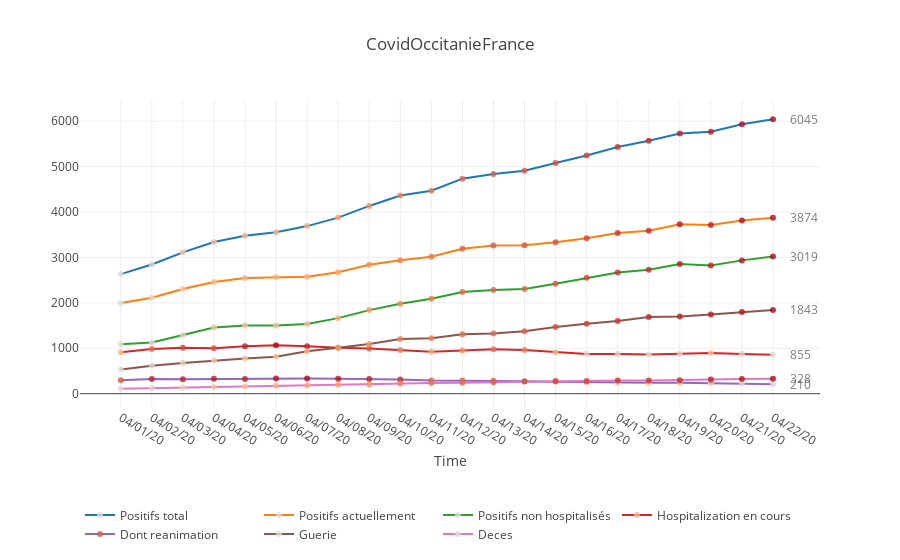

Source (notebook cell):
### Code cell
trace_positive, annotations1 = create_2d_plot(plot_df=df, x_name="Date", y_name="Positifs total")
trace_positive_a, annotations2 = create_2d_plot(plot_df=df, x_name="Date", y_name="Positifs actuellement")
trace_positive_maison, annotations3 = create_2d_plot(plot_df=df, x_name="Date", y_name="Positifs non hospitalisés")
trace_positive_hopital, annotations4 = create_2d_plot(plot_df=df, x_name="Date", y_name="Hospitalization en cours")
trace_positive_hopital_reanimation, annotations5 = create_2d_plot(plot_df=df, x_name="Date", y_name="Dont reanimation")
trace_guerie, annotations6 = create_2d_plot(plot_df=df, x_name="Date", y_name="Guerie")
trace_deces, annotations7 = create_2d_plot(plot_df=df, x_name="Date", y_name="Deces")

data = [trace_positive, trace_positive_a, trace_positive_maison, trace_positive_hopital, trace_positive_hopital_reanimation, trace_guerie, trace_deces]

annotations = annotations1[len(annotations1) - 1:] \
    + annotations2[len(annotations2) - 1:] \
    + annotations3[len(annotations3) - 1:] \
    + annotations4[len(annotations4) - 1:] \
    + annotations5[len(annotations5) - 1:] \
    + annotations6[len(annotations6) - 1:] \
    + annotations7[len(annotations7) - 1:]

layout = go.Layout(
    title=f"CovidOccitanieFrance",
    xaxis=dict(title="Time"),
#     yaxis=dict(title="),
    annotations=annotations,
    showlegend=True,
    legend=dict(orientation="h", y = -0.3, yanchor="top")
) 
fig = go.Figure(data=data, layout=layout)
    
iplot(fig, filename="covid19-Occitanie")

### Figure 1 — Plotly figure (JSON) as saved in the notebook; plotly's stock layout.template omitted (floating-point values rounded to 4 significant figures)
{"data": [{"marker": {"color": [2633, 2844, 3112, 3338, 3476, 3553, 3690, 3877, 4134, 4364, 4468, 4735, 4838, 4911, 5080, 5246, 5431, 5570, 5727, 5769, 5932, 6045], "opacity": 0.8, "size": 6}, "mode": "lines+markers", "name": "Positifs total", "type": "scatter", "uid": "e26452d3-dca5-47f3-8dd5-6af1c3e57adf", "x": ["04/01/20", "04/02/20", "04/03/20", "04/04/20", "04/05/20", "04/06/20", "04/07/20", "04/08/20", "04/09/20", "04/10/20", "04/11/20", "04/12/20", "04/13/20", "04/14/20", "04/15/20", "04/16/20", "04/17/20", "04/18/20", "04/19/20", "04/20/20", "04/21/20", "04/22/20"], "y": [2633, 2844, 3112, 3338, 3476, 3553, 3690, 3877, 4134, 4364, 4468, 4735, 4838, 4911, 5080, 5246, 5431, 5570, 5727, 5769, 5932, 6045]}, {"marker": {"color": [1997, 2111, 2305, 2459, 2546, 2566, 2576, 2672, 2837, 2940, 3017, 3190, 3261, 3268, 3332, 3424, 3540, 3588, 3731, 3715, 3811, 3874], "opacity": 0.8, "size": 6}, "mode": "lines+markers", "name": "Positifs actuellement", "type": "scatter", "uid": "52ef2b95-c94e-4c50-8dae-284343d2fe12", "x": ["04/01/20", "04/02/20", "04/03/20", "04/04/20", "04/05/20", "04/06/20", "04/07/20", "04/08/20", "04/09/20", "04/10/20", "04/11/20", "04/12/20", "04/13/20", "04/14/20", "04/15/20", "04/16/20", "04/17/20", "04/18/20", "04/19/20", "04/20/20", "04/21/20", "04/22/20"], "y": [1997, 2111, 2305, 2459, 2546, 2566, 2576, 2672, 2837, 2940, 3017, 3190, 3261, 3268, 3332, 3424, 3540, 3588, 3731, 3715, 3811, 3874]}, {"marker": {"color": [1087, 1128, 1292, 1458, 1501, 1501, 1532, 1663, 1840, 1978, 2092, 2239, 2285, 2306, 2419, 2551, 2669, 2727, 2853, 2820, 2935, 3019], "opacity": 0.8, "size": 6}, "mode": "lines+markers", "name": "Positifs non hospitalisés", "type": "scatter", "uid": "3892186b-a5e1-4479-8d42-362f34ba2635", "x": ["04/01/20", "04/02/20", "04/03/20", "04/04/20", "04/05/20", "04/06/20", "04/07/20", "04/08/20", "04/09/20", "04/10/20", "04/11/20", "04/12/20", "04/13/20", "04/14/20", "04/15/20", "04/16/20", "04/17/20", "04/18/20", "04/19/20", "04/20/20", "04/21/20", "04/22/20"], "y": [1087, 1128, 1292, 1458, 1501, 1501, 1532, 1663, 1840, 1978, 2092, 2239, 2285, 2306, 2419, 2551, 2669, 2727, 2853, 2820, 2935, 3019]}, {"marker": {"color": [910, 983, 1013, 1001, 1045, 1065, 1044, 1009, 997, 962, 925, 951, 976, 962, 913, 873, 871, 861, 878, 895, 876, 855], "opacity": 0.8, "size": 6}, "mode": "lines+markers", "name": "Hospitalization en cours", "type": "scatter", "uid": "e4d21d16-a5d2-4641-bf50-c1f8da6ce482", "x": ["04/01/20", "04/02/20", "04/03/20", "04/04/20", "04/05/20", "04/06/20", "04/07/20", "04/08/20", "04/09/20", "04/10/20", "04/11/20", "04/12/20", "04/13/20", "04/14/20", "04/15/20", "04/16/20", "04/17/20", "04/18/20", "04/19/20", "04/20/20", "04/21/20", "04/22/20"], "y": [910, 983, 1013, 1001, 1045, 1065, 1044, 1009, 997, 962, 925, 951, 976, 962, 913, 873, 871, 861, 878, 895, 876, 855]}, {"marker": {"color": [293, 321, 320, 326, 322, 333, 334, 328, 323, 314, 292, 291, 287, 275, 262, 254, 240, 238, 242, 231, 217, 210], "opacity": 0.8, "size": 6}, "mode": "lines+markers", "name": "Dont reanimation", "type": "scatter", "uid": "898e1be8-3800-4b6a-b093-51d8f7c96fe0", "x": ["04/01/20", "04/02/20", "04/03/20", "04/04/20", "04/05/20", "04/06/20", "04/07/20", "04/08/20", "04/09/20", "04/10/20", "04/11/20", "04/12/20", "04/13/20", "04/14/20", "04/15/20", "04/16/20", "04/17/20", "04/18/20", "04/19/20", "04/20/20", "04/21/20", "04/22/20"], "y": [293, 321, 320, 326, 322, 333, 334, 328, 323, 314, 292, 291, 287, 275, 262, 254, 240, 238, 242, 231, 217, 210]}, {"marker": {"color": [530, 613, 674, 730, 772, 815, 933, 1010, 1094, 1202, 1218, 1306, 1327, 1377, 1470, 1541, 1601, 1690, 1701, 1741, 1799, 1843], "opacity": 0.8, "size": 6}, "mode": "lines+markers", "name": "Guerie", "type": "scatter", "uid": "aa70bbe8-52da-40f2-8edf-ef089c61afba", "x": ["04/01/20", "04/02/20", "04/03/20", "04/04/20", "04/05/20", "04/06/20", "04/07/20", "04/08/20", "04/09/20", "04/10/20", "04/11/20", "04/12/20", "04/13/20", "04/14/20", "04/15/20", "04/16/20", "04/17/20", "04/18/20", "04/19/20", "04/20/20", "04/21/20", "04/22/20"], "y": [530, 613, 674, 730, 772, 815, 933, 1010, 1094, 1202, 1218, 1306, 1327, 1377, 1470, 1541, 1601, 1690, 1701, 1741, 1799, 1843]}, {"marker": {"color": [106, 120, 133, 149, 158, 172, 181, 195, 203, 222, 233, 239, 250, 266, 278, 281, 290, 292, 295, 313, 322, 328], "opacity": 0.8, "size": 6}, "mode": "lines+markers", "name": "Deces", "type": "scatter", "uid": "62b7d3ec-5c15-4af0-be46-51f4e8af14af", "x": ["04/01/20", "04/02/20", "04/03/20", "04/04/20", "04/05/20", "04/06/20", "04/07/20", "04/08/20", "04/09/20", "04/10/20", "04/11/20", "04/12/20", "04/13/20", "04/14/20", "04/15/20", "04/16/20", "04/17/20", "04/18/20", "04/19/20", "04/20/20", "04/21/20", "04/22/20"], "y": [106, 120, 133, 149, 158, 172, 181, 195, 203, 222, 233, 239, 250, 266, 278, 281, 290, 292, 295, 313, 322, 328]}], "layout": {"annotations": [{"opacity": 0.7, "showarrow": false, "text": "6045", "x": "04/22/20", "xanchor": "left", "xshift": 15, "y": 6045}, {"opacity": 0.7, "showarrow": false, "text": "3874", "x": "04/22/20", "xanchor": "left", "xshift": 15, "y": 3874}, {"opacity": 0.7, "showarrow": false, "text": "3019", "x": "04/22/20", "xanchor": "left", "xshift": 15, "y": 3019}, {"opacity": 0.7, "showarrow": false, "text": "855", "x": "04/22/20", "xanchor": "left", "xshift": 15, "y": 855}, {"opacity": 0.7, "showarrow": false, "text": "210", "x": "04/22/20", "xanchor": "left", "xshift": 15, "y": 210}, {"opacity": 0.7, "showarrow": false, "text": "1843", "x": "04/22/20", "xanchor": "left", "xshift": 15, "y": 1843}, {"opacity": 0.7, "showarrow": false, "text": "328", "x": "04/22/20", "xanchor": "left", "xshift": 15, "y": 328}], "legend": {"orientation": "h", "y": -0.3, "yanchor": "top"}, "showlegend": true, "title": {"text": "CovidOccitanieFrance"}, "xaxis": {"title": {"text": "Time"}}}}
